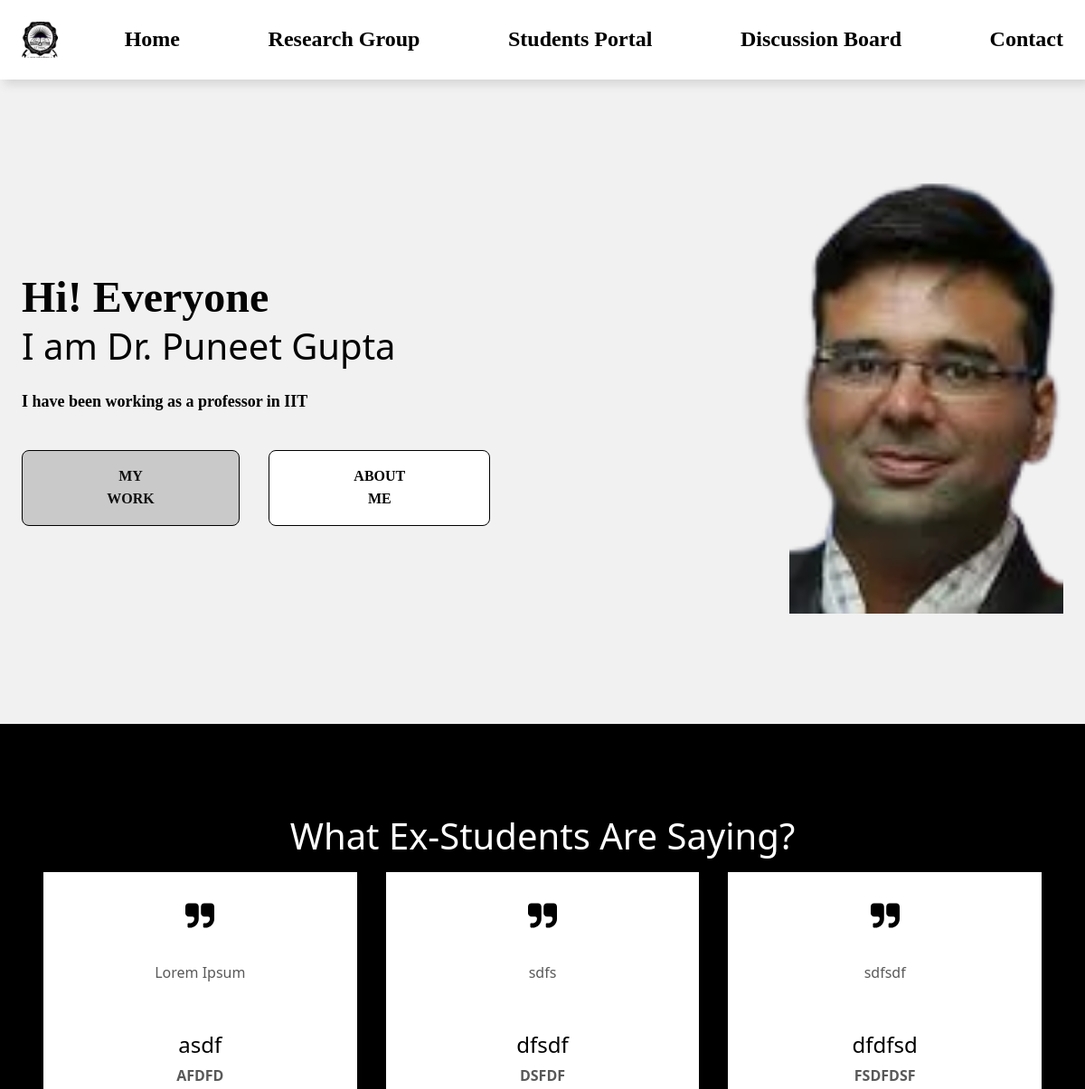
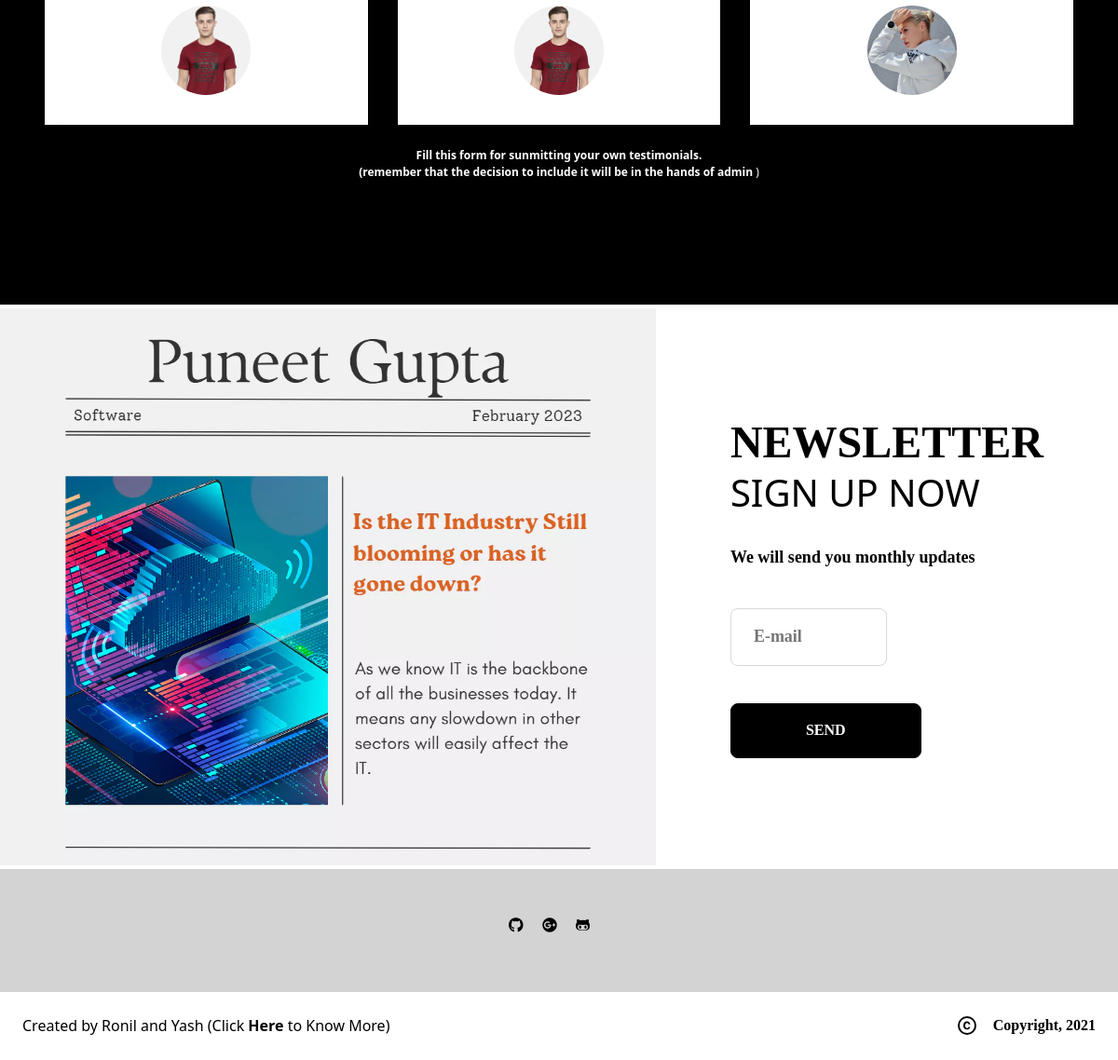
The page / on the database its author committed (2 pictures, top to bottom).
### fac/models.py (models this page shows, shortened)
class Navbar_icon(models.Model):
    ICON = models.ImageField(upload_to='images/navbar',blank=True)
    ICON_LINK = models.CharField(max_length=200,blank=True,choices=[("index","Home Page"),("mywork","My Work Section"),("aboutme","About Me Section"),("contact","Contact Me Section"),("research","Research Group Section"),("students","Students Portal Section"),("discussion","Discussion Section"),("creators","Creators Section")])

class Navbar(models.Model):
    SECTION_NAME = models.CharField(max_length=2000,blank=True)
    SECTION_LINK = models.CharField(max_length=200,blank=True,choices=[("index","Home Page"),("mywork","My Work Section"),("aboutme","About Me Section"),("contact","Contact Me Section"),("research","Research Group Section"),("students","Students Portal Section"),("discussion","Discussion Section"),("creators","Creators Section")])

class socialmediabar(models.Model):
    name = models.CharField(max_length=2000)
    icon = models.CharField(max_length=2000,blank=True)
    image = models.ImageField(upload_to='images/socialmedia',blank=True)
    icon_link = models.URLField()

### home/models.py (models this page shows, shortened)
class introductions(models.Model):
    BIG_TEXT = models.CharField(max_length=200,blank=True)
    MEDIUM_TEXT = models.CharField(max_length=200,blank=True)
    SMALL_TEXT = models.CharField(max_length=200,blank=True)
    Profile_image = models.ImageField(upload_to='images',blank=True)
    LINK_1 = models.CharField(max_length=200,blank=True)
    LINK_1_URL = models.CharField(max_length=200,blank=True,choices=[("index","Home Page"),("mywork","My Work Section"),("aboutme","About Me Section"),("contact","Contact Me Section"),("research","Research Group Section"),("students","Students Portal Section"),("discussion","Discussion Section")])
    LINK_2 = models.CharField(max_length=200,blank=True)
    LINK_2_URL = models.CharField(max_length=200,blank=True,choices=[("index","Home Page"),("mywork","My Work Section"),("aboutme","About Me Section"),("contact","Contact Me Section"),("research","Research Group Section"),("students","Students Portal Section"),("discussion","Discussion Section")])

class testimonials(models.Model):
    Description = models.CharField('testimonial description',max_length=500,blank=True)
    Name = models.CharField('testimonial name',max_length=200,blank=True)
    Designation = models.CharField('testimonial designation',max_length=200,blank=True)
    Photo = models.ImageField('testimonial photo',upload_to='images/testimonials',blank=True)

class newsletter(models.Model):
    BIG_TEXT = models.CharField(max_length=200,blank=True)
    MEDIUM_TEXT = models.CharField(max_length=200,blank=True)
    SMALL_TEXT = models.CharField( max_length=2000,blank=True)
    IMAGE = models.ImageField(upload_to='images/newsletter',blank=True)

### home/views.py (the view)
# urls.py: path('',views.index , name = 'index'),
def index(request):
    introduction_list = introductions.objects.all()
    testimonial_list = testimonials.objects.all()
    newsletter_list = newsletter.objects.all()
    socialmedia_list = socialmediabar.objects.all()
    Navbar_list = Navbar.objects.all()
    Navbar_icon_list = Navbar_icon.objects.all()
    return render(request, "index.html",{'testimonial_1': testimonial_list,'introduction':introduction_list,'newsletter':newsletter_list,'socialmedia':socialmedia_list,'navbar':Navbar_list,'Navbar_icon':Navbar_icon_list})

### home/templates/index.html (shortened to what this page needs)
<!DOCTYPE html>
{% extends 'base.html' %}
{% load static %}
{% block content %}
<link href="{% static 'css/home.css' %}" rel="stylesheet" />
    <div>
      <div class="home-container">
        <div class="home-container2">
          <div class="home-hero">
            <div class="home-hero-text-container">
              {% for introductions in introduction %}
              <h1 class="home-heading1">
                <span class="home-text Section-Heading">{{introductions.BIG_TEXT}}</span>
                <br />
                <span>{{introductions.MEDIUM_TEXT}}</span>
                <br />
              </h1>
              <span class="home-text04 Section-Text">
                {{introductions.SMALL_TEXT}}
              </span>
              <div class="home-cta-btn-container">
                <a href="/{{introductions.LINK_1_URL}}/" class="home-cta-btn Anchor button">
                  <span class="home-text05">{{introductions.LINK_1}} </span>
                </a>
                  <a href="/{{introductions.LINK_2_URL}}/" class="home-cta-btn1 button Anchor">
                    {{introductions.LINK_2}}
                </a>
              </div>
              </div>
            <img
              alt="image"
              src="{{introductions.Profile_image.url}}"
              class="home-image1"
            />
            {%endfor%}
          </div>
        </div>
        <div class="home-testimonial">
          <div class="home-container3">
            <h1 class="home-text07">
              <span>What Ex-Students Are Saying?</span>
              <br />
            </h1>
            <div class="home-container4">
            {%for testimonials in testimonial_1 %}
              <div
                class="testimonial-card1-testimonial-card testimonial-card1-root-class-name2"
              >
                <div class="testimonial-card1-testimonial">
                  <span class="testimonial-card1-text">
                    <span>
                      {{testimonials.Description}}
                    </span>
                  </span>
                  <span class="testimonial-card1-text1">
                    <span>{{testimonials.Name}}</span>
                  </span>
                  <span class="testimonial-card1-text2">
                    <span>{{testimonials.Designation}}</span>
                  </span>
                  {% if testimonials.Photo is none %}{
                    <img
                    alt="profile"
                    src="{% static 'default.png' %}"
                    class="testimonial-card1-image"
                  />
                  }
                  {% else %}
                  <img
                    alt="profile"
                    src="{{testimonials.Photo.url}}"
                    class="testimonial-card1-image"
                  />
                  {% endif %}
                </div>
              </div>
              {% endfor %}
            </div>
            <span class="home-text10">
              <span class="home-text11">
                Fill this form for sunmitting your own testimonials.
              </span>
              <br class="home-text12" />
              <span class="home-text13">
                (remember that the decision to include it will be in the hands
                of admin
              </span>
              <span>)</span>
              <br />
            </span>
          </div>
        </div>
        <div class="home-subscribe">
          {%for newsletter in newsletter %}
          <img
            alt="image"
            src="{{newsletter.IMAGE.url}}"
            class="home-image2"
          />
          <div class="home-container5">
            <div class="home-heading-container">
              <h1 class="home-text16">
                <span class="home-text17 Section-Heading">{{newsletter.BIG_TEXT}}</span>
                <br />
                <span>{{newsletter.MEDIUM_TEXT}}</span>
                <br />
              </h1>
              <span class="Section-Text home-text21">
                {{newsletter.SMALL_TEXT}}
              </span>
            </div>
            {% endfor %}
            <input
              type="text"
              required="true"
              placeholder="E-mail"
              class="home-textinput Section-Text input"
            />
            <button class="home-button Anchor button">SEND</button>
          </div>
        </div>
      </div>
      </div>
    {% endblock content %}

### templates/base.html (shortened to what this page needs)
<!DOCTYPE html>
<html lang="en">
  <head>
    {% load bootstrap5%}
    {% bootstrap_css %}
    {% load static %}
    {% load bootstrap_icons %}
    <link rel="stylesheet" href="{% static 'https://stackpath.bootstrapcdn.com/font-awesome/4.7.0/css/font-awesome.min.css' %}">
    <link rel="stylesheet" href="{% static 'css/style.css' %}">
    <link href="{% static 'css/home.css' %}" rel="stylesheet" />
  </head>
  <body>
    <div data-role="Header" class="home-navbar-container">
        <div class="home-navbar">
          {%for Navbar_icon in Navbar_icon %}
          <a href="/{{Navbar_icon.ICON_LINK}}/" class="home-navlink">
            <img
              alt="image"
              src="{{Navbar_icon.ICON.url}}"
              class="home-image"
            />
          </a>
{% endfor %}
{%for Navbar in navbar %}
          <div class="home-links-container">
            <a href="/{{Navbar.SECTION_LINK}}/" class="home-link0{{Navbar.id}} Navbar-Link">
              {{Navbar.SECTION_NAME}}
            </a>
          </div>
          {%endfor%}
        </div>
      </div>
      {% block content %}{% endblock content %}
      <div class="home-footer-container">
        <div class="home-social-bar">
          {%for socialmediabar in socialmedia%}
          <a href="{{socialmediabar.icon_link}}" class="home-icon" style="size:3em"><i class="{{socialmediabar.icon}}"></i></a>
          {% endfor %}
        </div>
        <div class="home-footer">
          <div class="home-container6">
            <span>Created by Ronil and Yash (Click <a href="/creators/">
              <b>Here</b>
            </a> to Know More)</span>
          </div>
          <div class="home-copyright-container">
            <span class="Anchor">Copyright, 2021</span>
          </div>
        </div>
      </div>
  </body>
  </html>

### static/css/style.css (style rules this page uses)
:root { --dl-color-gray-500: #595959; --dl-color-gray-700: #999999; --dl-color-gray-800: #cbcbcbff; --dl-color-gray-900: #D9D9D9; --dl-color-danger-300: #A22020; --dl-color-danger-500: #BF2626; --dl-color-danger-700: #E14747; --dl-color-gray-black: #000000; --dl-color-gray-white: #FFFFFF; --dl-space-space-unit: 8px; --dl-color-primary-100: #003EB3; --dl-color-primary-300: #0074F0; --dl-color-primary-500: #14A9FF; --dl-color-primary-700: #85DCFF; --dl-color-success-300: #199033; --dl-color-success-500: #32A94C; --dl-color-success-700: #4CC366; --dl-radius-radius-round: 50%; --dl-size-size-maxcontent: 1414px; --dl-space-space-halfunit: 4px; --dl-space-space-tenunits: 80px; --dl-radius-radius-radius2: 2px; --dl-radius-radius-radius4: 4px; --dl-radius-radius-radius8: 8px; --dl-space-space-fiveunits: 40px; --dl-space-space-fourunits: 32px; --dl-space-space-doubleunit: 16px; --dl-space-space-tripleunit: 24px; }
.button { color: var(--dl-color-gray-black); display: inline-block; padding: 0.5rem 1rem; font-family: Arial; border-color: var(--dl-color-gray-black); border-width: 1px; border-radius: 4px; background-color: var(--dl-color-gray-white); }
.input { color: var(--dl-color-gray-black); cursor: auto; padding: 0.5rem 1rem; font-family: Arial; border-color: var(--dl-color-gray-black); border-width: 1px; border-radius: 4px; background-color: var(--dl-color-gray-white); }
.Section-Text { font-size: 18px; font-family: Playfair Display; font-weight: 600; line-height: 1.55; letter-spacing: 2; text-transform: none; text-decoration: none; }
.Anchor { font-size: 16px; font-family: Overpass; font-weight: 700; line-height: 1.55; text-transform: capitalize; text-decoration: none; }
.Navbar-Link { font-size: 24px; font-family: Overpass; font-weight: 700; line-height: 1.55; text-transform: none; text-decoration: none; }
.Section-Heading { font-size: 48px; font-family: Overpass; font-weight: 900; line-height: 1.22; text-transform: none; text-decoration: none; }

### templates/base.html (style rules this page uses)
html { line-height: 1.15; }
body { margin: 0; }
* { box-sizing: border-box; border-width: 0; border-style: solid; }
p,li,ul,pre,div,h1,h2,h3,h4,h5,h6,figure,blockquote,figcaption { margin: 0; padding: 0; }
button { background-color: transparent; }
button,input,optgroup,select,textarea { font-family: inherit; font-size: 100%; line-height: 1.15; margin: 0; }
button,select { text-transform: none; }
button,[type="button"],[type="reset"],[type="submit"] { -webkit-appearance: button; }
a { color: inherit; text-decoration: inherit; }
input { padding: 2px 4px; }
img { display: block; }
html { scroll-behavior: smooth }
html { font-family: Arial; font-size: 16px; }
body { font-weight: 400; font-style:normal; text-decoration: none; text-transform: none; letter-spacing: normal; line-height: 1.55; color: var(--dl-color-gray-black); background-color: var(--dl-color-gray-white); }

### rows shown on the page
Navbar_icon: ICON (picture)
Navbar: SECTION_NAME "Home"
Navbar: SECTION_NAME "Research Group"
Navbar: SECTION_NAME "Students Portal"
Navbar: SECTION_NAME "Discussion Board"
Navbar: SECTION_NAME "Contact"
introductions: BIG_TEXT "Hi! Everyone", MEDIUM_TEXT "I am Dr. Puneet Gupta", SMALL_TEXT "I have been working as a professor in IIT", LINK_1 "MY WORK", LINK_2 "ABOUT ME", Profile_image (picture)
testimonials: Description "Lorem Ipsum", Name "asdf", Designation "AFDFD", Photo (picture)
testimonials: Description "sdfs", Name "dfsdf", Designation "DSFDF", Photo (picture)
testimonials: Description "sdfsdf", Name "dfdfsd", Designation "FSDFDSF", Photo (picture)
newsletter: IMAGE (picture), BIG_TEXT "NEWSLETTER", MEDIUM_TEXT "SIGN UP NOW", SMALL_TEXT "We will send you monthly updates"
